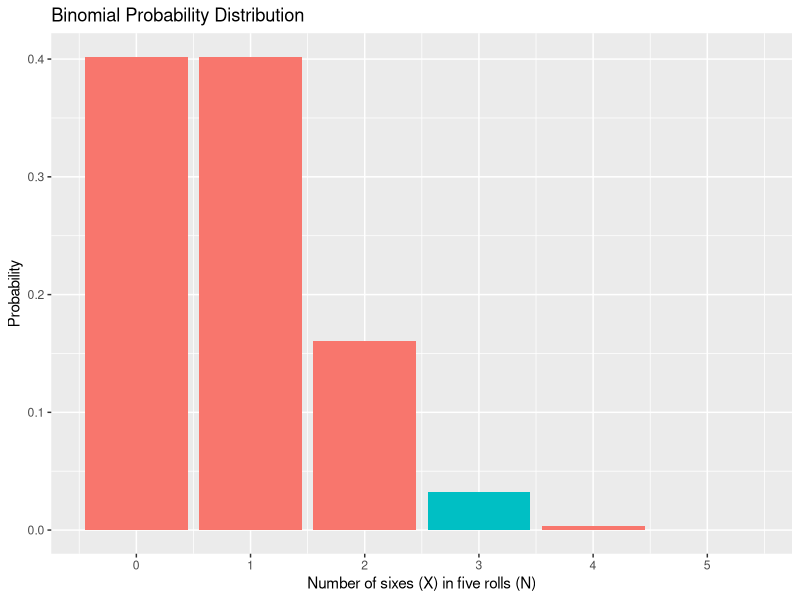
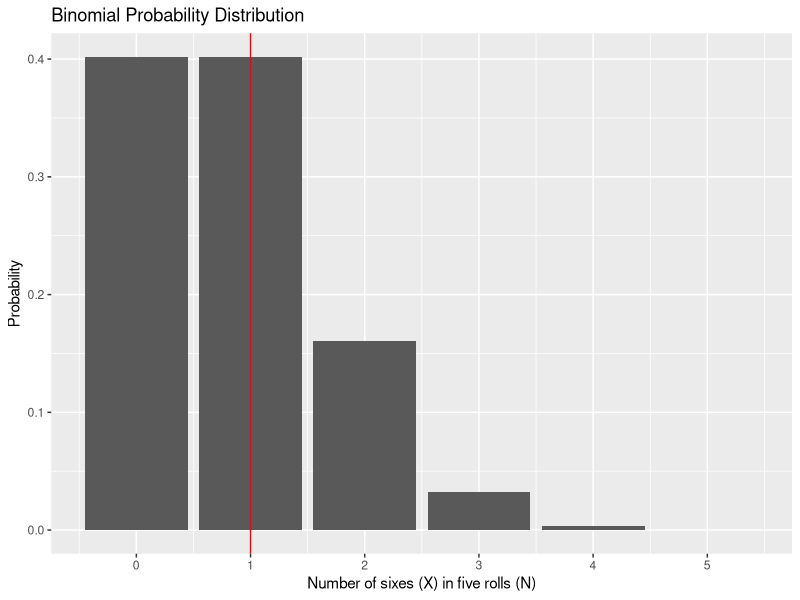
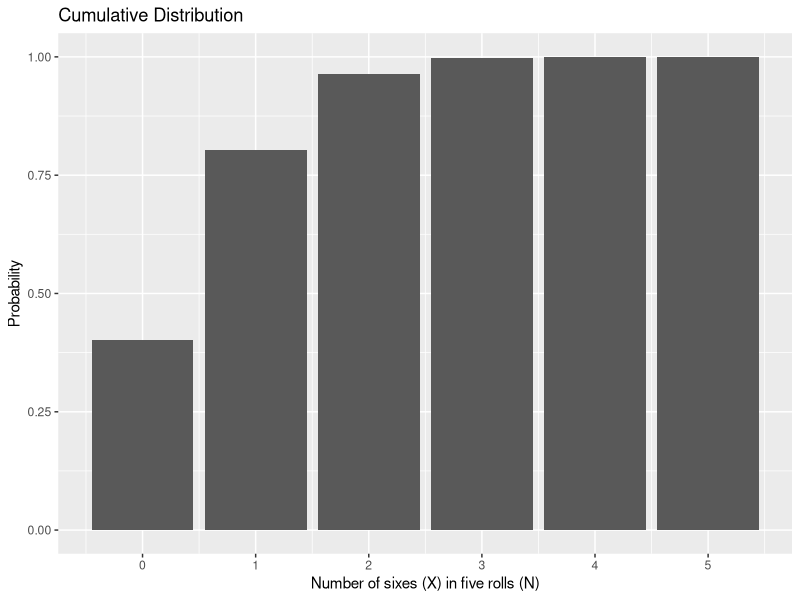
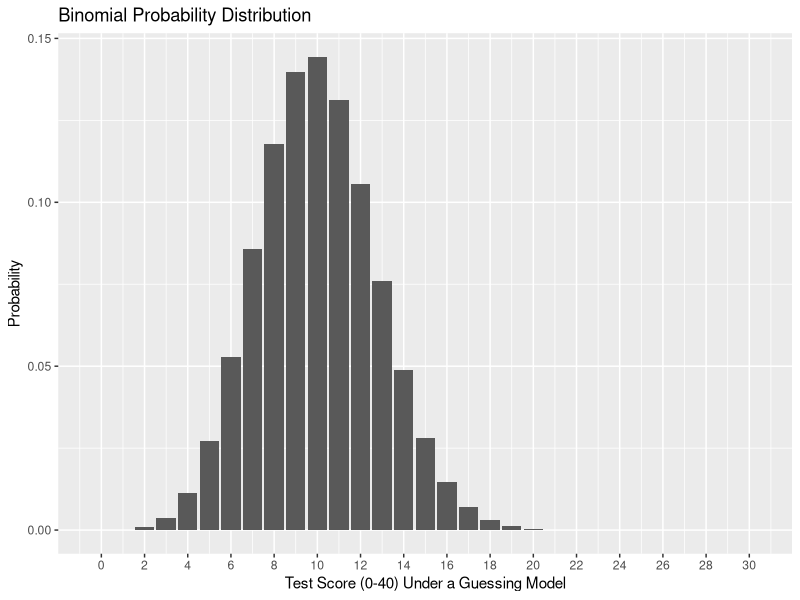
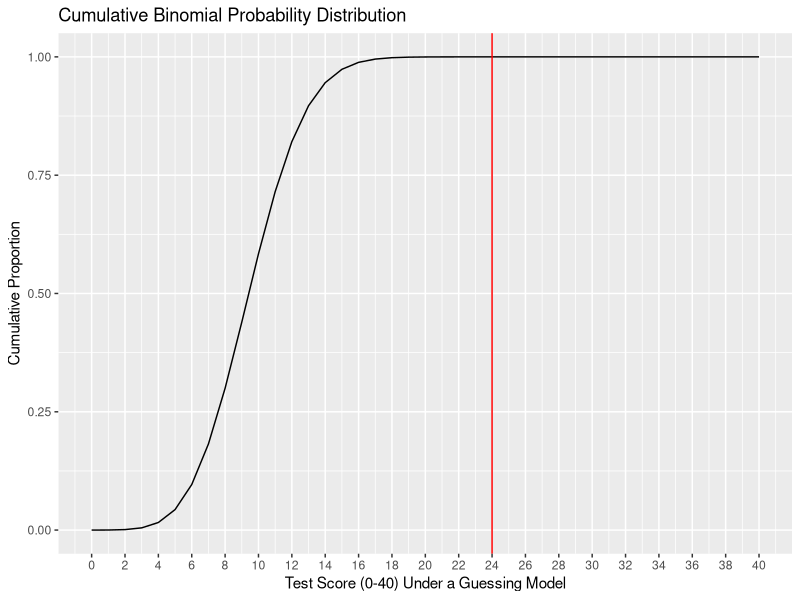

Recreate these plots in R, in order.
## ---- chunk 1
library(tidyverse)
library(gganimate)
knitr::opts_chunk$set(message = F, warning = F)
## ---- chunk 2
data.frame(num = 0:5, p = dbinom(x = 0:5, size = 5, prob = 1/6), three = as.factor(c(0,0,0,1,0,0))) %>% ggplot(aes(x=num, y=p, fill = three)) + geom_bar(stat="identity") + scale_x_continuous("Number of sixes (X) in five rolls (N)", breaks=c(0:5)) +scale_y_continuous("Probability")+ guides(fill = "none") + ggtitle("Binomial Probability Distribution")
## ---- chunk 3

## ---- chunk 4
data.frame(num = 0:5, p = dbinom(x = 0:5, size = 5, prob = 1/6)) %>% ggplot(aes(x=num, y=p)) + geom_bar(stat="identity") + geom_vline(aes(xintercept = qbinom(p = .75, size = 5, prob = 1/6)), color = "red") +scale_x_continuous("Number of sixes (X) in five rolls (N)", breaks=c(0:5)) +scale_y_continuous("Probability")+ggtitle("Binomial Probability Distribution")
## ---- chunk 5

## ---- chunk 6
data.frame(num = 0:5, p = pbinom(q = 0:5, size = 5, prob = 1/6)) %>% ggplot(aes(x=num, y=p)) + geom_bar(stat="identity") + scale_x_continuous("Number of sixes (X) in five rolls (N)", breaks=c(0:5)) +scale_y_continuous("Probability")+ggtitle("Cumulative Distribution")
## ---- chunk 7
# what is probability of rolling two or fewer 6's out of five rolls?
pbinom(q = 2, size = 5, prob = 1/6)
## ---- chunk 8
limit = 30
data.frame(num = 0:limit, p = dbinom(x = 0:limit, size = 40, prob = .25)) %>% ggplot(aes(x=num, y=p)) + geom_bar(stat="identity") + scale_x_continuous("Test Score (0-40) Under a Guessing Model", breaks=seq(0,limit,2)) +scale_y_continuous("Probability")+ggtitle("Binomial Probability Distribution")
## ---- chunk 9
#Note the use of the Law of Total Probability here

1-pbinom(q = 23, size = 40, prob = .25)
## ---- chunk 10
limit = 40
data.frame(num = 0:limit, p = pbinom(q = 0:limit, size = 40, prob = .25)) %>% ggplot(aes(x=num, y=p)) + geom_line() + geom_vline(aes(xintercept = 24), color = "red") + scale_x_continuous("Test Score (0-40) Under a Guessing Model", breaks=seq(0,limit,2)) +scale_y_continuous("Cumulative Proportion")+ggtitle("Cumulative Binomial Probability Distribution")
## ---- chunk 11
plot = data.frame(N = 5:50, theta = 1/6) %>%
  mutate(X = map(N, ~0:.x),
         density = map2(N, theta, ~dbinom(0:.x, size = .x, prob = .y))) %>%
  unnest(c(X, density)) 

plot %>%
  ggplot(aes(x=X, y=density, frame=N)) + 
  geom_bar(stat="identity") + 
  labs(x = "Number of sixes (X) in N rolls",
       y = "Probability",
       title = "N = {closest_state}") +
  transition_states(N,
                    transition_length = 10,
                    state_length = 2)
